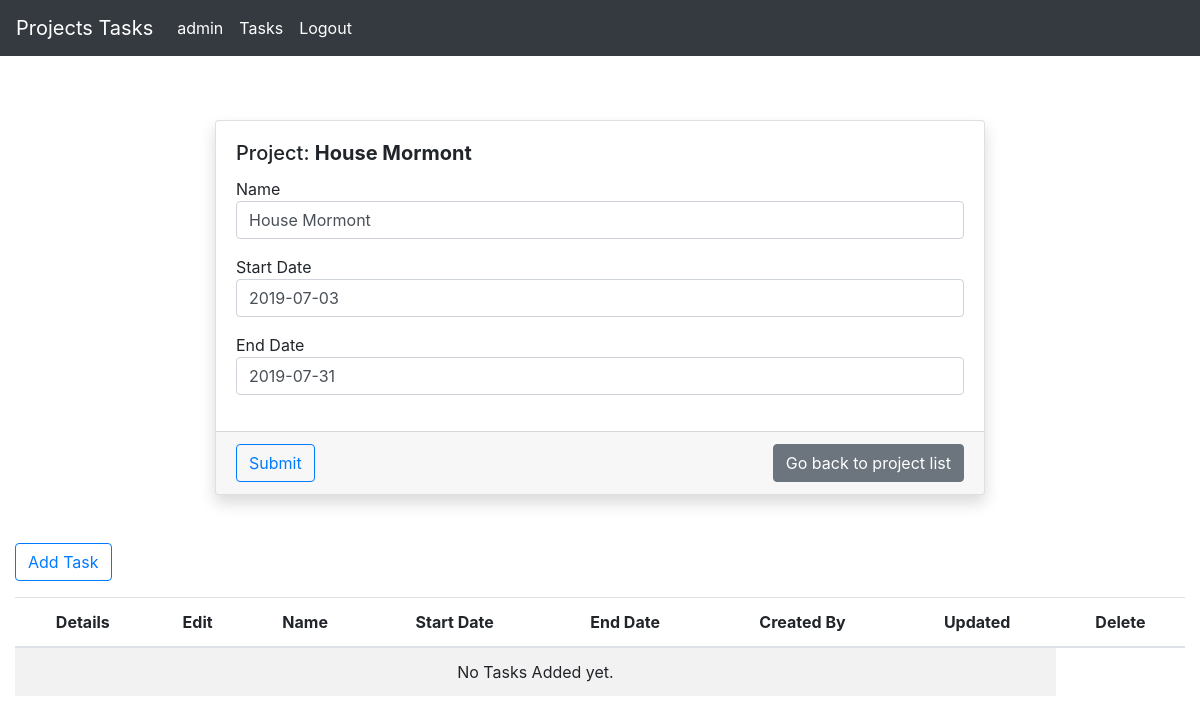
Before: /projects/project-details/14/ (signed in) with the older database file.
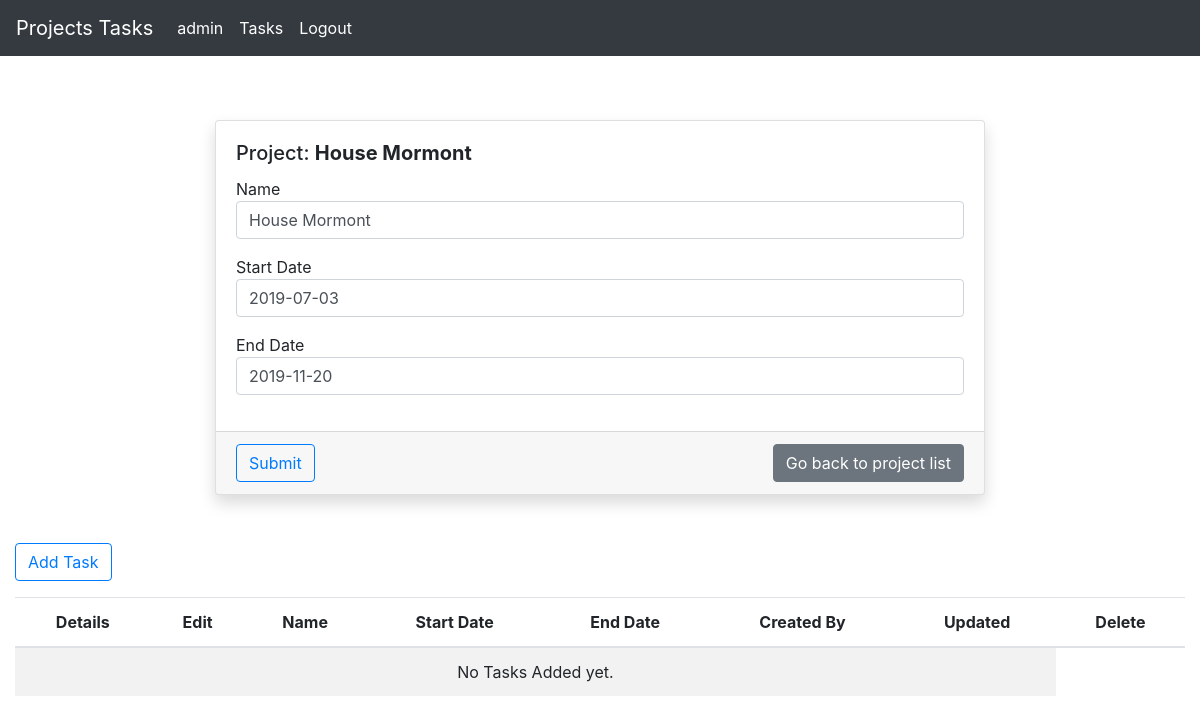
After: the same page with the newer database file.
### projects/models.py (models this page shows, shortened)
class Project(models.Model):
    name = models.CharField(max_length = 250)
    start = models.DateField(verbose_name = 'Start Date')
    end = models.DateField(verbose_name = 'End Date')
    assigned_users = models.ManyToManyField(
        settings.AUTH_USER_MODEL,
        blank = True,
        related_name = 'projects'
    )
    assigned_groups = models.ManyToManyField(
        Group,
        blank = True,
        related_name = 'projects',
    )
    progress = models.PositiveSmallIntegerField(default = 0, editable = False)
    created_by = models.ForeignKey(
        settings.AUTH_USER_MODEL,
        on_delete = models.SET_NULL,
        null = True,
        blank = True,
        related_name = 'created_projects',
        editable = False,
    )
    updated_by = models.ForeignKey(
        settings.AUTH_USER_MODEL,
        on_delete = models.SET_NULL,
        null = True,
        blank = True,
        related_name = 'updated_projects',
        editable = False,
    )
    updated = models.DateTimeField(auto_now = True)
    created = models.DateTimeField(auto_now_add = True)
    class Meta:
        ordering = ('-created', 'name')

### projects/views.py (the view)
# urls.py: path('project-details/<int:pk>/', views.ProjectDetails.as_view(), name = 'details'),
class ProjectDetails(PermissionRequiredMixin, UpdateView):
    model = Project
    template_name = 'projects/details.html'
    context_object_name = 'project'
    permission_required = ('projects.change_projects',)
    form_class = ProjectForm
    def get_context_data(self, *args, **kwargs):
        cxt = super(ProjectDetails, self).get_context_data(*args, **kwargs)
        cxt['task_form'] = TaskForm
        return cxt

### projects/forms.py
class ProjectForm(forms.ModelForm):
    def __init__(self, *args, **kwargs):
        super(ProjectForm, self).__init__(*args, **kwargs)
        for f in self.fields:
            self.fields[f].widget.attrs['class'] = 'form-control'
            self.fields[f].widget.attrs['placeholder'] = f
        self.fields['start'].widget.attrs['class'] += ' date-selector'
        self.fields['end'].widget.attrs['class'] += ' date-selector'
        self.fields['end'].widget.attrs['placeholder'] = 'YYYY-MM-DD'
        self.fields['start'].widget.attrs['placeholder'] = 'YYYY-MM-DD'
        self.fields['start'].widget.attrs['id'] = 'id_task_start'
        self.fields['end'].widget.attrs['id'] = 'id_task_end'
    class Meta:
        model = Project
        fields = ('name', 'start', 'end')

### projects/templates/projects/details.html (shortened to what the changed rows need)
{% extends "base.html" %}
{% block content %}
    <div class="col-8 mx-auto project-details">
        <div class="card shadow mt-5">
            <form method="POST">
                <div class="card-body">
                    <h5 class="card-title">
                        Project: <strong>{{ project.name }}</strong>
                    </h5>
                    {% for field in form %}
                        <div class="form-group">
                            {{ field.label }}
                            {{ field }}
                        </div>
                    {% endfor %}
                </div>
            </form>
        </div>
    </div>
    <div class="col-12 my-5">
        <table class="table table-striped text-center">
            <thead>
                <tr>
                    <th>
                        Details
                    </th>
                    <th>
                        Edit
                    </th>
                    <th>
                        Name
                    </th>
                    <th>
                        Start Date
                    </th>
                    <th>
                        End Date
                    </th>
                    <th>
                        Created By
                    </th>
                    <th>
                        Updated
                    </th>
                    <th>
                        Delete
                    </th>
                </tr>
            </thead>
        </table>
    </div>
{% endblock content %}

Changed rows visible on the page:
changed Project "House Mormont": end "2019-07-31" → "2019-11-20"
